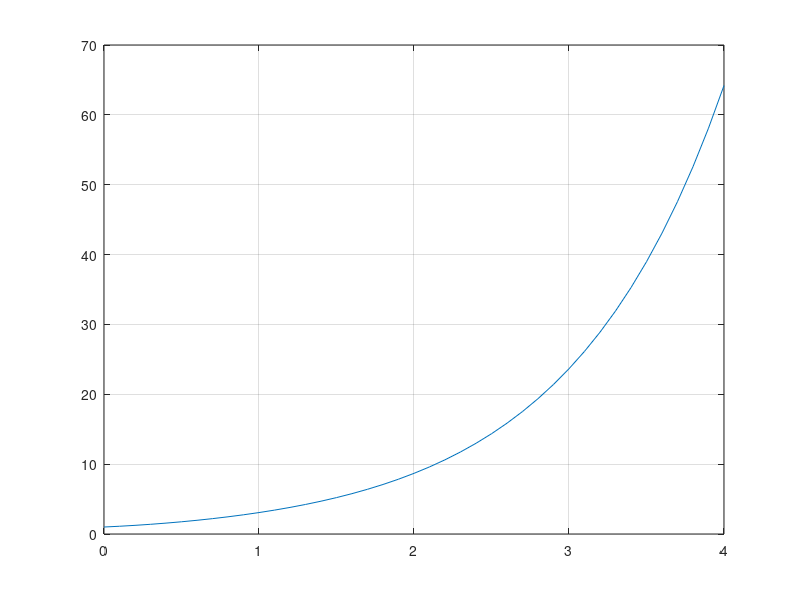

Source code (MATLAB):
clc; clear; close all

f = @(x,y) sin(x)/y + y;

dx = 0.1;
X = 0:dx:4  ; % 0,0.1,0.2, .... , 4  
Y = ones(1,length(X));
m = 1;

while X(m) < 4
    k1 = f(X(m),Y(m));
    k2 = f(X(m) + dx, Y(m) + k1*dx);
    Y(m+1)  = Y(m) + dx/2 * ( k1 + k2);
    m = m + 1; 
end

plot(X,Y);grid
